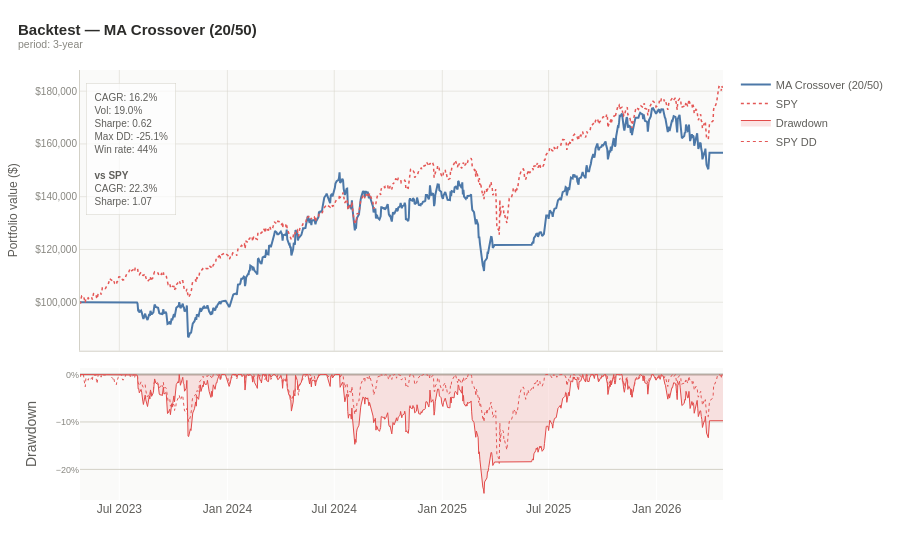

The code cell stored with this chart in its notebook:
### Code cell
# run a strategy
result = backtest.run(quant, symbols,
    strategy=backtest.ma_crossover(fast=20, slow=50),
    period="3y",
    rebalance="monthly",
    transaction_cost_bps=10,
    benchmark="SPY")

print(result)                   # readable summary
print(result.metrics_df())      # vs benchmark table

plots.backtest(result).show()

### Figure 1 — Plotly figure (JSON) as saved in the notebook; plotly's stock layout.template omitted (floating-point values rounded to 4 significant figures; data arrays with more than 128 entries replaced by an {"elided": "..."} marker saying what was removed)
{"data": [{"hovertemplate": "%{x|%Y-%m-%d}<br>MA Crossover (20/50): %{y:$,.0f}<extra></extra>", "line": {"color": "#4C78A8", "width": 2}, "mode": "lines", "name": "MA Crossover (20/50)", "x": {"elided": "753 str values"}, "y": {"elided": "753 float values"}, "type": "scatter", "xaxis": "x", "yaxis": "y"}, {"hovertemplate": "%{x|%Y-%m-%d}<br>SPY: %{y:$,.0f}<extra></extra>", "line": {"color": "#E45756", "dash": "dot", "width": 1.5}, "mode": "lines", "name": "SPY", "x": {"elided": "753 str values"}, "y": {"elided": "753 float values"}, "type": "scatter", "xaxis": "x", "yaxis": "y"}, {"fill": "tozeroy", "fillcolor": "rgba(226,75,74,0.15)", "hovertemplate": "%{x|%Y-%m-%d}<br>Drawdown: %{y:.1%}<extra></extra>", "line": {"color": "#E24B4A", "width": 1}, "mode": "lines", "name": "Drawdown", "x": {"elided": "753 str values"}, "y": {"elided": "753 float values"}, "type": "scatter", "xaxis": "x2", "yaxis": "y2"}, {"hovertemplate": "%{x|%Y-%m-%d}<br>DD: %{y:.1%}<extra></extra>", "line": {"color": "#E45756", "dash": "dot", "width": 1}, "mode": "lines", "name": "SPY DD", "x": {"elided": "753 str values"}, "y": {"elided": "753 float values"}, "type": "scatter", "xaxis": "x2", "yaxis": "y2"}], "layout": {"xaxis": {"anchor": "y", "domain": [0.0, 1.0], "matches": "x2", "showticklabels": false, "tickfont": {"size": 10, "color": "#888780"}, "title": {"font": {"size": 12, "color": "#5F5E5A"}}, "gridcolor": "#D3D1C7", "gridwidth": 0.5, "linecolor": "#D3D1C7", "zerolinecolor": "#B4B2A9", "type": "date", "tickformat": "%b %Y"}, "yaxis": {"anchor": "x", "domain": [0.3472, 1.0], "title": {"text": "Portfolio value ($)", "font": {"size": 12, "color": "#5F5E5A"}}, "tickfont": {"size": 10, "color": "#888780"}, "tickformat": "$,.0f", "gridcolor": "#D3D1C7", "zerolinecolor": "#B4B2A9", "gridwidth": 0.5, "linecolor": "#D3D1C7"}, "xaxis2": {"anchor": "y2", "domain": [0.0, 1.0], "type": "date", "tickformat": "%b %Y"}, "yaxis2": {"anchor": "x2", "domain": [0.0, 0.3072], "title": {"text": "Drawdown"}, "tickfont": {"size": 9, "color": "#888780"}, "tickformat": ".0%", "gridcolor": "#D3D1C7", "zerolinecolor": "#B4B2A9"}, "annotations": [{"align": "left", "bgcolor": "rgba(255,255,255,0.7)", "bordercolor": "#D3D1C7", "borderpad": 8, "borderwidth": 0.5, "font": {"color": "#5F5E5A", "size": 10}, "showarrow": false, "text": "CAGR: 16.2%<br>Vol: 19.0%<br>Sharpe: 0.62<br>Max DD: -25.1%<br>Win rate: 44%<br><br><b>vs SPY</b><br>CAGR: 22.3%<br>Sharpe: 1.07", "x": 0.01, "xref": "paper", "y": 0.97, "yref": "paper"}], "font": {"family": "sans-serif", "color": "#5F5E5A", "size": 12}, "hoverlabel": {"font": {"size": 12}, "bgcolor": "white"}, "margin": {"l": 60, "r": 40, "t": 70, "b": 60}, "legend": {"font": {"size": 11}, "bgcolor": "rgba(0,0,0,0)", "borderwidth": 0}, "title": {"font": {"size": 15, "color": "#2C2C2A"}, "text": "<b>Backtest — MA Crossover (20/50)</b><br><sup style='color:#888780'>period: 3-year</sup>", "x": 0.02}, "paper_bgcolor": "rgba(0,0,0,0)", "plot_bgcolor": "#FAFAF9", "hovermode": "x unified"}}
